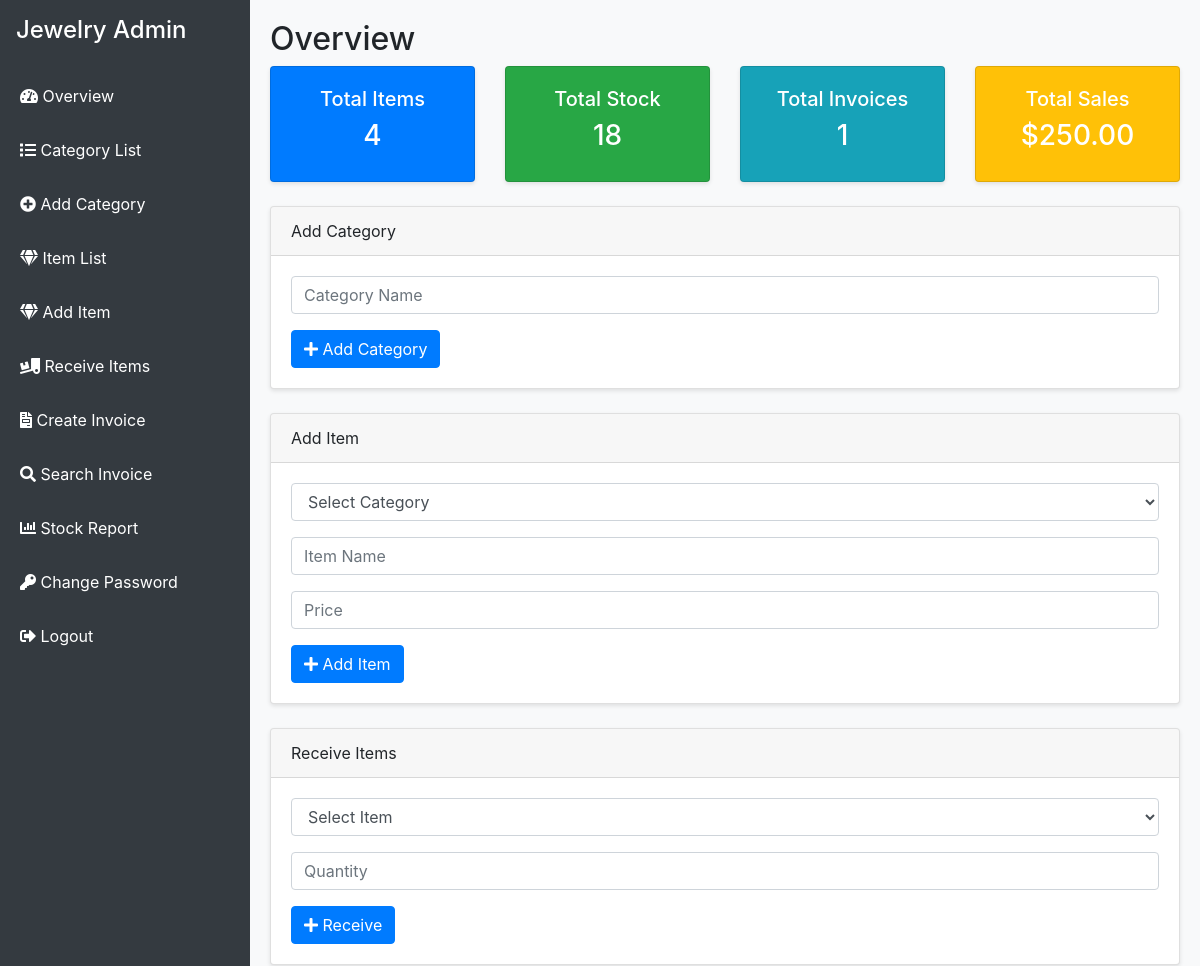
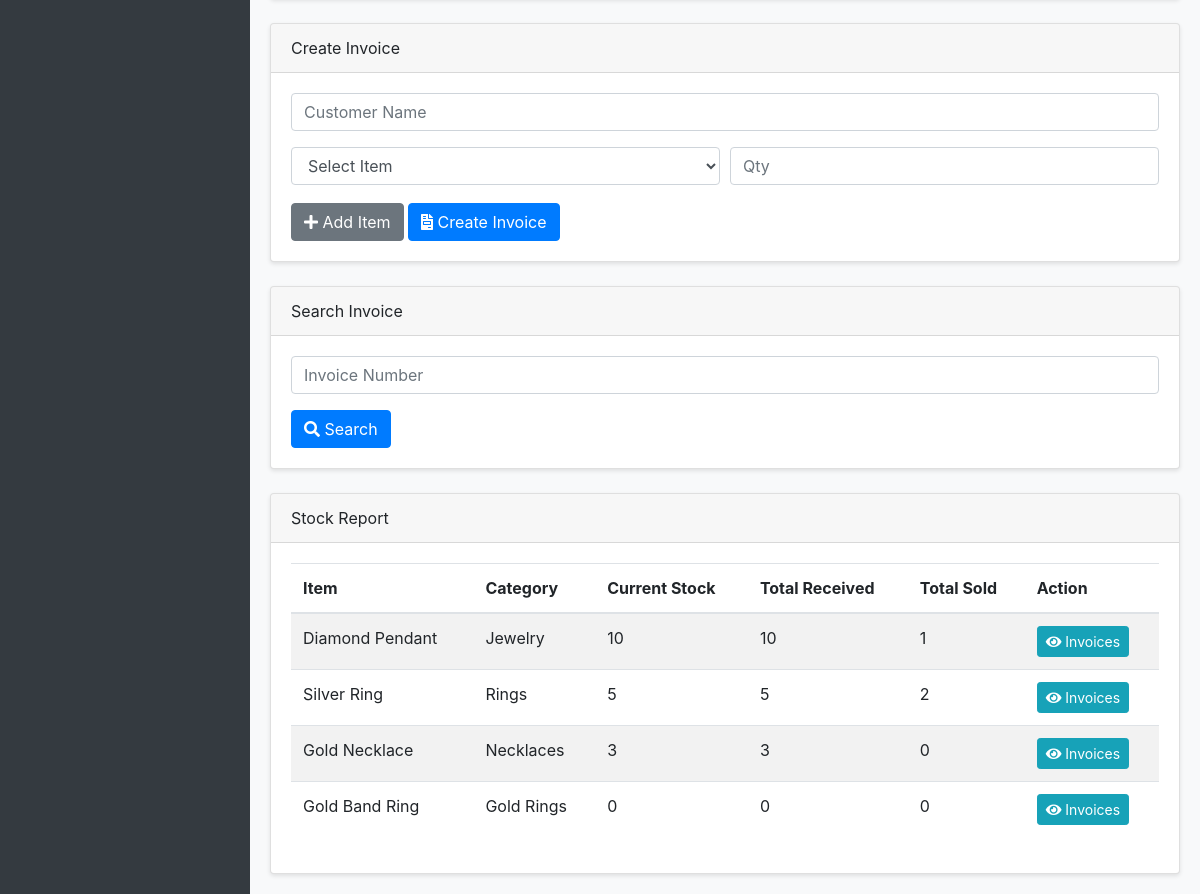
The app's page /dashboard.php (signed in) with its own data (2 pictures, top to bottom).
### tables this page shows
CREATE TABLE `items` (
  `id` int(11) NOT NULL,
  `category_id` int(11) NOT NULL,
  `name` varchar(100) NOT NULL,
  `price` decimal(10,2) NOT NULL CHECK (`price` >= 0),
  `stock` int(11) NOT NULL DEFAULT 0 CHECK (`stock` >= 0)
);

CREATE TABLE `categories` (
  `id` int(11) NOT NULL,
  `name` varchar(100) NOT NULL,
  `parent_id` int(11) DEFAULT NULL
);

### dashboard.php (the view, shortened to what this page needs)
<?php
require_once 'db_connect.php';
try {
    $total_items = $conn->query("SELECT COUNT(*) FROM items")->fetchColumn();
    $total_stock = $conn->query("SELECT SUM(stock) FROM items")->fetchColumn();
    $total_invoices = $conn->query("SELECT COUNT(*) FROM invoices")->fetchColumn();
    $total_sales = $conn->query("SELECT SUM(total_amount) FROM invoices")->fetchColumn();
} catch(PDOException $e) {
    $error_message = "Error loading stats: " . $e->getMessage();
}
?>
<!DOCTYPE html>
<html>
<head>
    <link rel="stylesheet" href="https://maxcdn.bootstrapcdn.com/bootstrap/4.5.2/css/bootstrap.min.css">
    <link rel="stylesheet" href="https://cdnjs.cloudflare.com/ajax/libs/font-awesome/5.15.4/css/all.min.css">
</head>
<body>
    <div class="wrapper">
        <nav class="sidebar">
            <div class="p-3">
                <h4 class="text-white">Jewelry Admin</h4>
            </div>
            <ul class="nav flex-column">
                <li class="nav-item">
                    <a class="nav-link" href="#overview"><i class="fas fa-tachometer-alt"></i> Overview</a>
                </li>
				<li class="nav-item">
                    <a class="nav-link" href="category_list.php"><i class="fas fa-list"></i> Category List</a>
                </li>
                <li class="nav-item">
                    <a class="nav-link" href="#add-category"><i class="fas fa-plus-circle"></i> Add Category</a>
                </li>
				<li class="nav-item">
                    <a class="nav-link" href="item_list.php"><i class="fas fa-gem"></i> Item List</a>
                </li>
                <li class="nav-item">
                    <a class="nav-link" href="#add-item"><i class="fas fa-gem"></i> Add Item</a>
                </li>
                <li class="nav-item">
                    <a class="nav-link" href="#receive-items"><i class="fas fa-truck-loading"></i> Receive Items</a>
                </li>
                <li class="nav-item">
                    <a class="nav-link" href="#create-invoice"><i class="fas fa-file-invoice"></i> Create Invoice</a>
                </li>
                <li class="nav-item">
                    <a class="nav-link" href="#search-invoice"><i class="fas fa-search"></i> Search Invoice</a>
                </li>
                <li class="nav-item">
                    <a class="nav-link" href="#stock-report"><i class="fas fa-chart-bar"></i> Stock Report</a>
                </li>
                <li class="nav-item">
                    <a class="nav-link" href="change_password.php"><i class="fas fa-key"></i> Change Password</a>
                </li>
                <li class="nav-item">
                    <a class="nav-link" href="logout.php"><i class="fas fa-sign-out-alt"></i> Logout</a>
                </li>
            </ul>
        </nav>
        <div class="content">
            <section id="overview">
                <h2>Overview</h2>
                <div class="row">
                    <div class="col-md-3">
                        <div class="card stat-card bg-primary text-white">
                            <h5>Total Items</h5>
                            <h3><?php echo $total_items ?? 0; ?></h3>
                        </div>
                    </div>
                    <div class="col-md-3">
                        <div class="card stat-card bg-success text-white">
                            <h5>Total Stock</h5>
                            <h3><?php echo $total_stock ?? 0; ?></h3>
                        </div>
                    </div>
                    <div class="col-md-3">
                        <div class="card stat-card bg-info text-white">
                            <h5>Total Invoices</h5>
                            <h3><?php echo $total_invoices ?? 0; ?></h3>
                        </div>
                    </div>
                    <div class="col-md-3">
                        <div class="card stat-card bg-warning text-white">
                            <h5>Total Sales</h5>
                            <h3>$<?php echo number_format($total_sales ?? 0, 2); ?></h3>
                        </div>
                    </div>
                </div>
            </section>
            <section id="add-category" class="mt-4">
                <div class="card">
                    <div class="card-header">Add Category</div>
                    <div class="card-body form-section">
                        <form method="POST" action="process.php">
                            <div class="form-group">
                                <input type="text" name="category_name" class="form-control" placeholder="Category Name" required>
                            </div>
                            <button type="submit" class="btn btn-primary"><i class="fas fa-plus"></i> Add Category</button>
                        </form>
                    </div>
                </div>
            </section>
            <section id="add-item" class="mt-4">
                <div class="card">
                    <div class="card-header">Add Item</div>
                    <div class="card-body form-section">
                        <form method="POST" action="process.php">
                            <div class="form-group">
                                <select name="category_id" class="form-control" required>
                                    <option value="">Select Category</option>
                                </select>
                            </div>
                            <div class="form-group">
                                <input type="text" name="item_name" class="form-control" placeholder="Item Name" required>
                            </div>
                            <div class="form-group">
                                <input type="number" name="price" class="form-control" placeholder="Price" step="0.01" min="0" required>
                            </div>
                            <button type="submit" class="btn btn-primary"><i class="fas fa-plus"></i> Add Item</button>
                        </form>
                    </div>
                </div>
            </section>
            <section id="receive-items" class="mt-4">
                <div class="card">
                    <div class="card-header">Receive Items</div>
                    <div class="card-body form-section">
                        <form method="POST" action="process.php">
                            <div class="form-group">
                                <select name="item_id" class="form-control" required>
                                    <option value="">Select Item</option>
                                </select>
                            </div>
                            <div class="form-group">
                                <input type="number" name="quantity" class="form-control" placeholder="Quantity" min="1" required>
                            </div>
                            <button type="submit" class="btn btn-primary"><i class="fas fa-plus"></i> Receive</button>
                        </form>
                    </div>
                </div>
            </section>
            <section id="create-invoice" class="mt-4">
                <div class="card">
                    <div class="card-header">Create Invoice</div>
                    <div class="card-body form-section">
                        <form method="POST" action="process.php">
                            <div class="form-group">
                                <input type="text" name="customer_name" class="form-control" placeholder="Customer Name" required>
                            </div>
                            <div id="items">
                                <div class="item-row">
                                    <select name="item_id[]" class="form-control" required>
                                        <option value="">Select Item</option>
                                    </select>
                                    <input type="number" name="quantity[]" class="form-control" placeholder="Qty" min="1" required>
                                </div>
                            </div>
                            <button type="button" class="btn btn-secondary mt-2" onclick="addItemRow()"><i class="fas fa-plus"></i> Add Item</button>
                            <button type="submit" class="btn btn-primary mt-2"><i class="fas fa-file-invoice"></i> Create Invoice</button>
                        </form>
                    </div>
                </div>
            </section>
            <section id="search-invoice" class="mt-4">
                <div class="card">
                    <div class="card-header">Search Invoice</div>
                    <div class="card-body form-section">
                        <form method="GET" action="search.php">
                            <div class="form-group">
                                <input type="text" name="invoice_number" class="form-control" placeholder="Invoice Number">
                            </div>
                            <button type="submit" class="btn btn-primary"><i class="fas fa-search"></i> Search</button>
                        </form>
                    </div>
                </div>
            </section>
            <section id="stock-report" class="mt-4">
                <div class="card">
                    <div class="card-header">Stock Report</div>
                    <div class="card-body">
                        <table class="table table-striped">
                            <thead>
                                <tr>
                                    <th>Item</th>
                                    <th>Category</th>
                                    <th>Current Stock</th>
                                    <th>Total Received</th>
                                    <th>Total Sold</th>
                                    <th>Action</th>
                                </tr>
                            </thead>
                            <tbody>
                                <?php
                                $stmt = $conn->query("SELECT i.id, i.name, i.stock, c.name as category,
                                    (SELECT SUM(ri.quantity) FROM received_items ri WHERE ri.item_id = i.id) as total_received,
                                    (SELECT SUM(ii.quantity) FROM invoice_items ii WHERE ii.item_id = i.id) as total_sold
                                    FROM items i JOIN categories c ON i.category_id = c.id");
                                while ($row = $stmt->fetch()) {
                                    echo "<tr>
                                        <td>{$row['name']}</td>
                                        <td>{$row['category']}</td>
                                        <td>{$row['stock']}</td>
                                        <td>" . ($row['total_received'] ?? 0) . "</td>
                                        <td>" . ($row['total_sold'] ?? 0) . "</td>
                                        <td><a href='item_invoices.php?item_id={$row['id']}' class='btn btn-sm btn-info'><i class='fas fa-eye'></i> Invoices</a></td>
                                    </tr>";
                                }
                                ?>
                            </tbody>
                        </table>
                    </div>
                </div>
            </section>
        </div>
    </div>
</body>
</html>

### dashboard.php (style rules this page uses)
body { background-color: #f8f9fa; margin: 0; padding: 0; }
.wrapper { display: flex; min-height: 100vh; }
.sidebar { width: 250px; background: #343a40; color: white; position: fixed; height: 100%; }
.sidebar .nav-link { color: white; padding: 15px 20px; }
.content { margin-left: 250px; padding: 20px; width: 100%; }
.card { box-shadow: 0 2px 4px rgba(0,0,0,0.1); }
.stat-card { padding: 20px; text-align: center; }
.form-section { padding: 20px; }
.item-row { display: flex; gap: 10px; margin-bottom: 10px; }
.item-row select, .item-row input { flex: 1; }

### records on screen
items: name "Diamond Pendant", category.name "Jewelry", stock "10", total_received "10", total_sold "1"
items: name "Silver Ring", category.name "Rings", stock "5", total_received "5", total_sold "2"
items: name "Gold Necklace", category.name "Necklaces", stock "3", total_received "3", total_sold "0"
items: name "Gold Band Ring", category.name "Gold Rings", stock "0", total_received "0", total_sold "0"

### other values on screen
$total_items "4"
$total_stock "18"
$total_invoices "1"
$total_sales "250.00"
